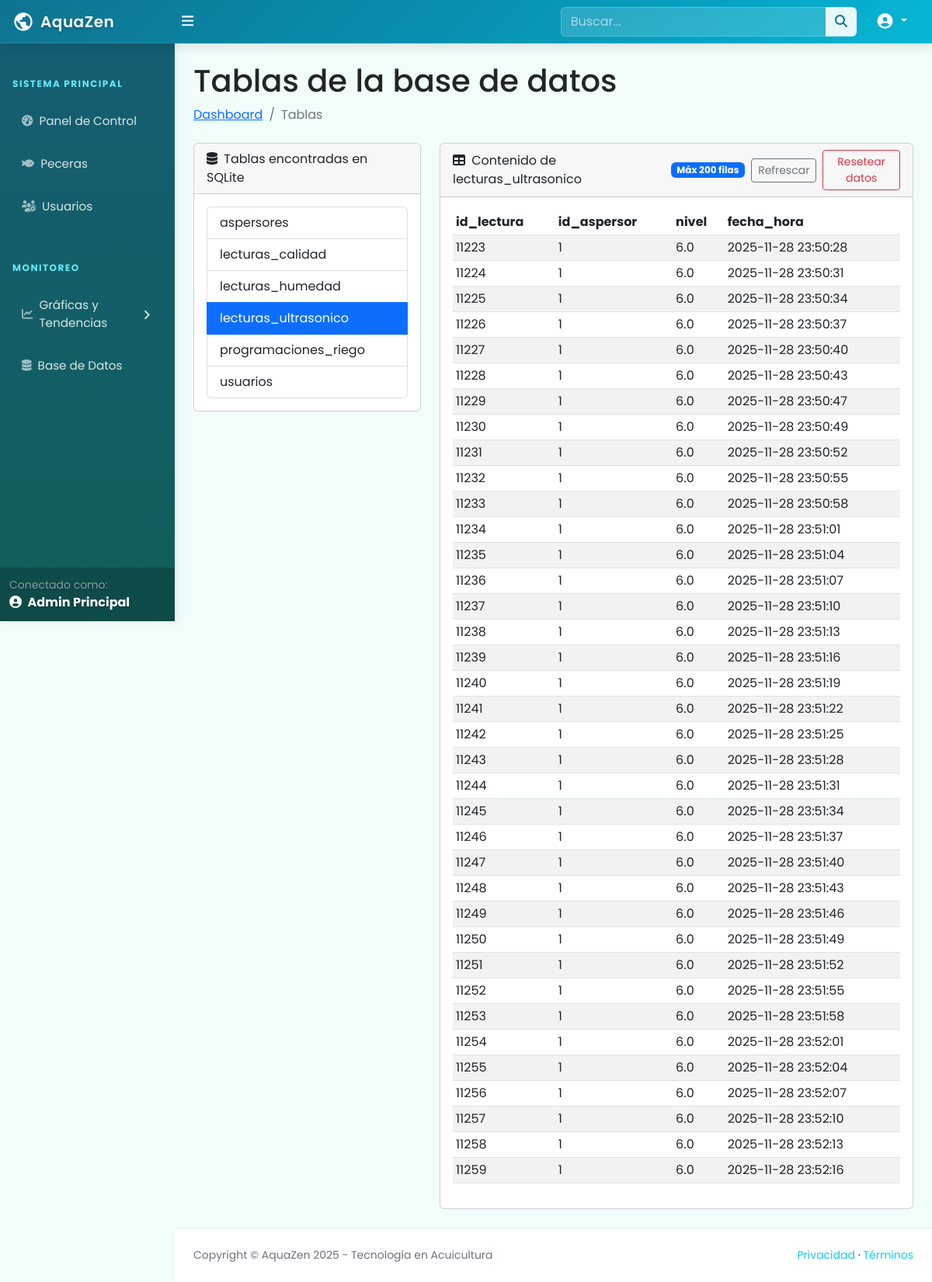
The page /tables?table=lecturas_ultrasonico (signed in) on the database its author committed.
### tables this page shows
CREATE TABLE lecturas_ultrasonico (
                id_lectura INTEGER PRIMARY KEY AUTOINCREMENT,
                id_aspersor INTEGER NOT NULL,
                nivel REAL,
                fecha_hora DATETIME DEFAULT CURRENT_TIMESTAMP,
                FOREIGN KEY (id_aspersor) REFERENCES aspersores(id_aspersor) ON DELETE CASCADE
            );

### app.py (the view)
@app.route('/tables')
def tables():
    if 'id_usuario' not in session or session.get('tipo_usuario') != 'admin':
        flash('Acceso restringido a administradores.', 'error')
        return redirect(url_for('dashboard'))
    connection = get_db_connection()
    tablas = []
    selected_table = request.args.get('table')
    columnas = []
    filas = []
    if connection:
        cursor = connection.cursor()
        cursor.execute("""
            SELECT name
            FROM sqlite_master
            WHERE type='table' AND name NOT LIKE 'sqlite_%'
            ORDER BY name
        """)
        tablas = [row['name'] for row in cursor.fetchall()]
        if selected_table in tablas:
            try:
                cursor.execute(f"PRAGMA table_info({selected_table})")
                columnas = [row['name'] for row in cursor.fetchall()]
                cursor.execute(f"SELECT * FROM {selected_table} LIMIT 200")
                filas = cursor.fetchall()
            except Exception as e:
                print(f"Error al consultar tabla {selected_table}: {e}")
        cursor.close()
        connection.close()
    return render_template('tables.html',
                           tablas=tablas,
                           selected_table=selected_table if selected_table in tablas else None,
                           columnas=columnas,
                           filas=filas)

### app.py (called while the page is built)
@app.context_processor
def inject_user_context():
    return {
        'tipo_usuario': session.get('tipo_usuario'),
        'nombre_usuario': session.get('nombre_usuario'),
        'camera_default_url': CAMERA_DEFAULT_URL
    }

def get_db_connection():
    try:
        connection = sqlite3.connect(DATABASE)
        connection.row_factory = sqlite3.Row  # Para acceder a columnas por nombre
        return connection
    except Exception as e:
        print(f"Error al conectar a la base de datos: {e}")
        return None

### templates/tables.html (shortened to what this page needs)
{% extends "base2.html" %}
{% block content %}
<div class="container-fluid px-4">
    <h1 class="mt-4">Tablas de la base de datos</h1>
    <ol class="breadcrumb mb-4">
        <li class="breadcrumb-item"><a href="{{ url_for('index') }}">Dashboard</a></li>
        <li class="breadcrumb-item active">Tablas</li>
    </ol>
    <div class="row">
        <div class="col-lg-4">
            <div class="card mb-4">
                <div class="card-header">
                    <i class="fas fa-database me-1"></i>
                    Tablas encontradas en SQLite
                </div>
                <div class="card-body">
                    {% if tablas %}
                    <div class="list-group">
                        {% for t in tablas %}
                        <a class="list-group-item list-group-item-action {% if selected_table == t %}active{% endif %}"
                           href="{{ url_for('tables', table=t) }}">
                            {{ t }}
                        </a>
                        {% endfor %}
                    </div>
                    {% else %}
                    <p class="mb-0">No se encontraron tablas.</p>
                    {% endif %}
                </div>
            </div>
        </div>
        <div class="col-lg-8">
            <div class="card mb-4">
                <div class="card-header d-flex justify-content-between align-items-center">
                    <span>
                        <i class="fas fa-table me-1"></i>
                        {% if selected_table %}Contenido de {{ selected_table }}{% else %}Selecciona una tabla{% endif %}
                    </span>
                    {% if selected_table %}
                    <div class="d-flex align-items-center gap-2">
                        <span class="badge bg-primary">Máx 200 filas</span>
                        <a class="btn btn-sm btn-outline-secondary" href="{{ url_for('tables', table=selected_table) }}">Refrescar</a>
                        {% if selected_table in ['datos_sensores','lecturas_humedad','lecturas_ultrasonico','lecturas_calidad'] %}
                        <form method="post" action="
                            {% if selected_table == 'datos_sensores' %}
                                {{ url_for('reset_datos_sensores') }}
                            {% else %}
                                {{ url_for('reset_lecturas', sensor_table=selected_table) }}
                            {% endif %}
                        " onsubmit="return confirm('¿Eliminar todos los registros de {{ selected_table }}?');">
                            <button type="submit" class="btn btn-sm btn-outline-danger">Resetear datos</button>
                        </form>
                        {% endif %}
                    </div>
                    {% endif %}
                </div>
                <div class="card-body">
                    {% if selected_table %}
                        {% if filas %}
                        <div class="table-responsive">
                            <table class="table table-striped table-sm align-middle">
                                <thead>
                                    <tr>
                                        {% for col in columnas %}
                                        <th>{{ col }}</th>
                                        {% endfor %}
                                    </tr>
                                </thead>
                                <tbody>
                                    {% for row in filas %}
                                    <tr>
                                        {% for col in columnas %}
                                        <td>{{ row[col] }}</td>
                                        {% endfor %}
                                    </tr>
                                    {% endfor %}
                                </tbody>
                            </table>
                        </div>
                        {% else %}
                        <p class="mb-0">La tabla está vacía.</p>
                        {% endif %}
                    {% else %}
                        <p class="mb-0">Selecciona una tabla de la lista para ver sus registros.</p>
                    {% endif %}
                </div>
            </div>
        </div>
    </div>
</div>
{% endblock %}

### static/css/aquazen-theme.css (style rules this page uses)
:root { --ocean-deep: #0c4a6e; --ocean-primary: #0e7490; --ocean-secondary: #0891b2; --ocean-light: #06b6d4; --ocean-bright: #67e8f9; --ocean-mist: #cffafe; --ocean-foam: #f0fdfa; --ocean-success: #10b981; --ocean-warning: #fbbf24; --ocean-danger: #ef4444; --ocean-text-dark: #164e63; --ocean-text-light: #0891b2; }

### templates/base2.html (style rules this page uses)
body { font-family: 'Poppins', sans-serif; background-color: #f0fdfa; }

### rows shown on the page
lecturas_ultrasonico: id_lectura "11223" "1" "6.0" "2025-11-28 23:50:28"
lecturas_ultrasonico: id_lectura "11224" "1" "6.0" "2025-11-28 23:50:31"
lecturas_ultrasonico: id_lectura "11225" "1" "6.0" "2025-11-28 23:50:34"
lecturas_ultrasonico: id_lectura "11226" "1" "6.0" "2025-11-28 23:50:37"
lecturas_ultrasonico: id_lectura "11227" "1" "6.0" "2025-11-28 23:50:40"
lecturas_ultrasonico: id_lectura "11228" "1" "6.0" "2025-11-28 23:50:43"
lecturas_ultrasonico: id_lectura "11229" "1" "6.0" "2025-11-28 23:50:47"
lecturas_ultrasonico: id_lectura "11230" "1" "6.0" "2025-11-28 23:50:49"
lecturas_ultrasonico: id_lectura "11231" "1" "6.0" "2025-11-28 23:50:52"
lecturas_ultrasonico: id_lectura "11232" "1" "6.0" "2025-11-28 23:50:55"
lecturas_ultrasonico: id_lectura "11233" "1" "6.0" "2025-11-28 23:50:58"
lecturas_ultrasonico: id_lectura "11234" "1" "6.0" "2025-11-28 23:51:01"
lecturas_ultrasonico: id_lectura "11235" "1" "6.0" "2025-11-28 23:51:04"
lecturas_ultrasonico: id_lectura "11236" "1" "6.0" "2025-11-28 23:51:07"
lecturas_ultrasonico: id_lectura "11237" "1" "6.0" "2025-11-28 23:51:10"
lecturas_ultrasonico: id_lectura "11238" "1" "6.0" "2025-11-28 23:51:13"
lecturas_ultrasonico: id_lectura "11239" "1" "6.0" "2025-11-28 23:51:16"
lecturas_ultrasonico: id_lectura "11240" "1" "6.0" "2025-11-28 23:51:19"
lecturas_ultrasonico: id_lectura "11241" "1" "6.0" "2025-11-28 23:51:22"
lecturas_ultrasonico: id_lectura "11242" "1" "6.0" "2025-11-28 23:51:25"
lecturas_ultrasonico: id_lectura "11243" "1" "6.0" "2025-11-28 23:51:28"
lecturas_ultrasonico: id_lectura "11244" "1" "6.0" "2025-11-28 23:51:31"
lecturas_ultrasonico: id_lectura "11245" "1" "6.0" "2025-11-28 23:51:34"
lecturas_ultrasonico: id_lectura "11246" "1" "6.0" "2025-11-28 23:51:37"
lecturas_ultrasonico: id_lectura "11247" "1" "6.0" "2025-11-28 23:51:40"
lecturas_ultrasonico: id_lectura "11248" "1" "6.0" "2025-11-28 23:51:43"
lecturas_ultrasonico: id_lectura "11249" "1" "6.0" "2025-11-28 23:51:46"
lecturas_ultrasonico: id_lectura "11250" "1" "6.0" "2025-11-28 23:51:49"
lecturas_ultrasonico: id_lectura "11251" "1" "6.0" "2025-11-28 23:51:52"
lecturas_ultrasonico: id_lectura "11252" "1" "6.0" "2025-11-28 23:51:55"
lecturas_ultrasonico: id_lectura "11253" "1" "6.0" "2025-11-28 23:51:58"
lecturas_ultrasonico: id_lectura "11254" "1" "6.0" "2025-11-28 23:52:01"
lecturas_ultrasonico: id_lectura "11255" "1" "6.0" "2025-11-28 23:52:04"
lecturas_ultrasonico: id_lectura "11256" "1" "6.0" "2025-11-28 23:52:07"
lecturas_ultrasonico: id_lectura "11257" "1" "6.0" "2025-11-28 23:52:10"
lecturas_ultrasonico: id_lectura "11258" "1" "6.0" "2025-11-28 23:52:13"
lecturas_ultrasonico: id_lectura "11259" "1" "6.0" "2025-11-28 23:52:16"

### other values the page prints
{{ nombre_usuario }} "Admin Principal"
{{ t }} "aspersores" "lecturas_calidad" "lecturas_humedad" "lecturas_ultrasonico" "programaciones_riego" "usuarios"
{{ selected_table }} "lecturas_ultrasonico"
{{ col }} "id_lectura" "id_aspersor" "nivel" "fecha_hora"
